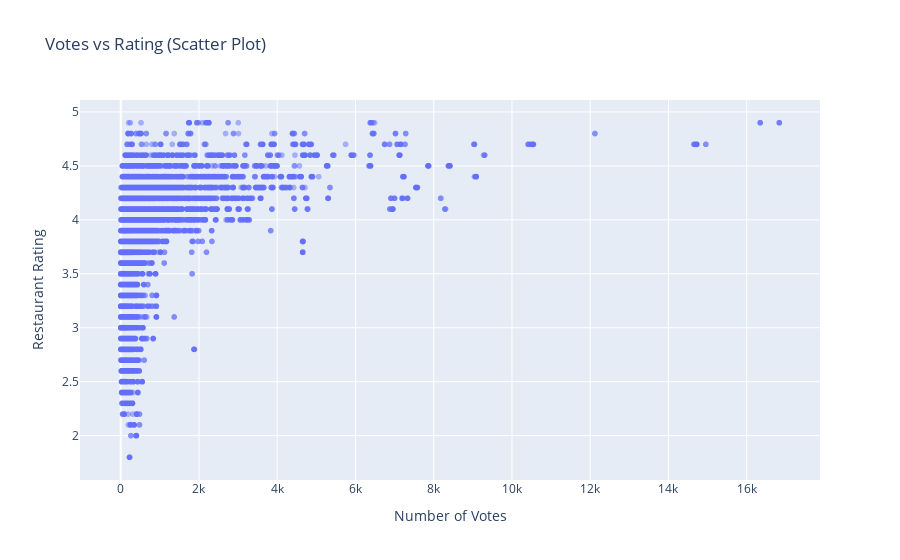

The notebook cell this image was saved under:
### Markdown cell above
## Is there a relationship between the number of votes and the restaurant rating?

### Code cell
px.scatter(df, 
                 x="votes", 
                 y="rate(?/5)", 
                 opacity=0.5,
                 title="Votes vs Rating (Scatter Plot)",
                 labels={"votes": "Number of Votes", "rate(?/5)": "Restaurant Rating"})

### Figure 1 — Plotly figure (JSON) as saved in the notebook; plotly's stock layout.template omitted (floating-point values rounded to 4 significant figures; data arrays with more than 128 entries replaced by an {"elided": "..."} marker saying what was removed)
{"data": [{"hovertemplate": "Number of Votes=%{x}<br>Restaurant Rating=%{y}<extra></extra>", "legendgroup": "", "marker": {"color": "#636efa", "opacity": 0.5, "symbol": "circle"}, "mode": "markers", "name": "", "showlegend": false, "type": "scattergl", "x": {"elided": "41185 int values"}, "xaxis": "x", "y": {"elided": "41185 float values"}, "yaxis": "y"}], "layout": {"legend": {"tracegroupgap": 0}, "title": {"text": "Votes vs Rating (Scatter Plot)"}, "xaxis": {"anchor": "y", "domain": [0, 1], "title": {"text": "Number of Votes"}}, "yaxis": {"anchor": "x", "domain": [0, 1], "title": {"text": "Restaurant Rating"}}}}
